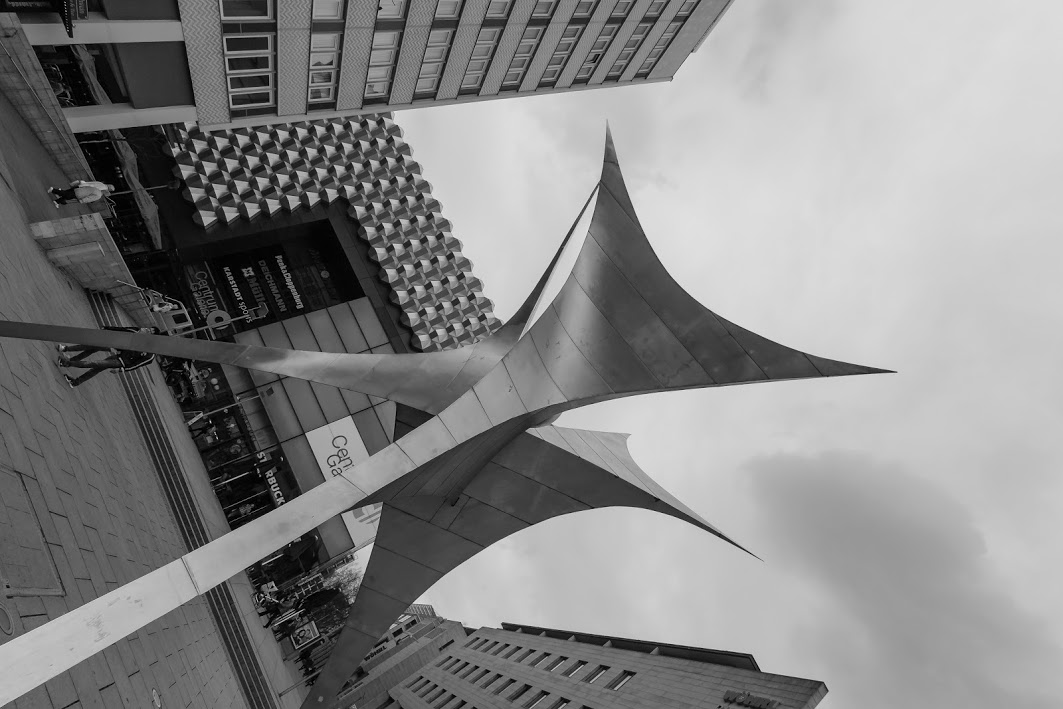
#> input picture src/data/IMG_6960.JPG, 1063 x 709 px
$ python mainV3.py
#> lines starting #> are read from the running program, lines starting #| are printed output that depends on the picture; after the words box and inside, x2 and y2 are one past the last pixel; in counts of white or black regions, pixels touching at a corner belong together
### src/RHMIcv/image.py
import os
import cv2
import numpy as np
from matplotlib import pyplot as plt

class Image:
    def __init__(self, image=None, variant=-1):
        if image is None:
            self.data = np.zeros((1, 1), int)
        elif isinstance(image, str) and os.path.isfile(image):
            self.load(image, variant)
        else:
            self.data = image
        self.K = np.identity(3)
        self.dist_coeffs = 0

    def set_data(self, image):
        self.data = image

    def load(self, image_path, variant=-1):
#> called with image_path = 'data/IMG_6960.JPG', variant = 0
        self.data = cv2.imread(image_path, variant)
#> self.data is the input picture: shape (709, 1063); min 0, max 230, mean 134.4
#> call 2 of load, with image_path = 'data/sobel_test.png', variant = 0
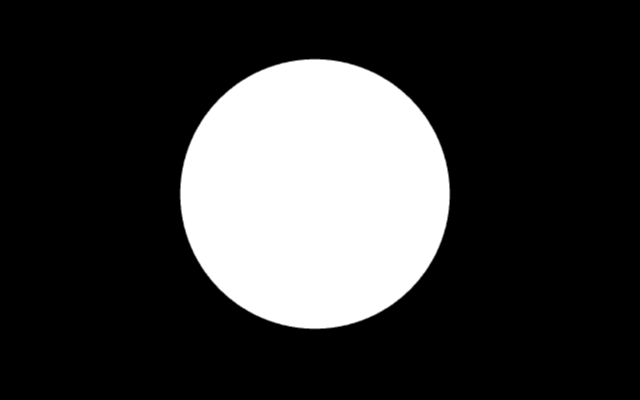
#> input picture src/data/sobel_test.png, 640 x 400 px
#> in load, self.data is the input picture: shape (400, 640); min 0, max 255, mean 56.8
#> call 3 of load, with image_path = 'data/muenzen.png', variant = -1
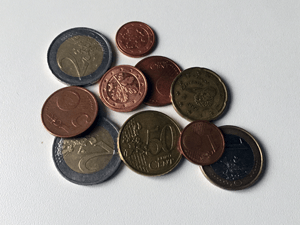
#> input picture src/data/muenzen.png, 300 x 225 px
#> in load, self.data is the input picture: shape (225, 300, 3); mean B, G, R 154.3, 157.3, 161.7
#> call 4 of load, with image_path = 'data/mika.png', variant = 0
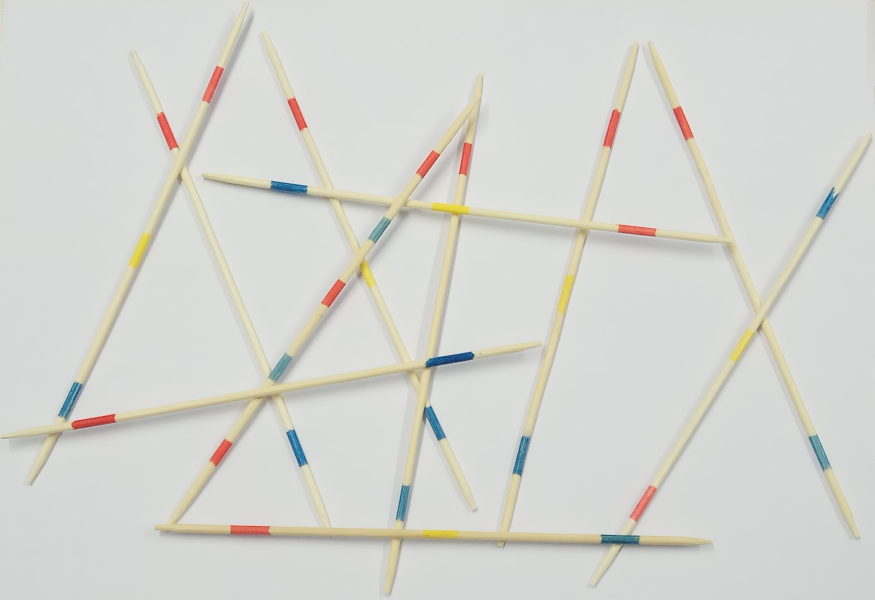
#> input picture src/data/mika.png, 1749 x 1199 px (shown at 1/2 size)
#> in load (call 4), `self.data = cv2.imread(image_path, variant)`:
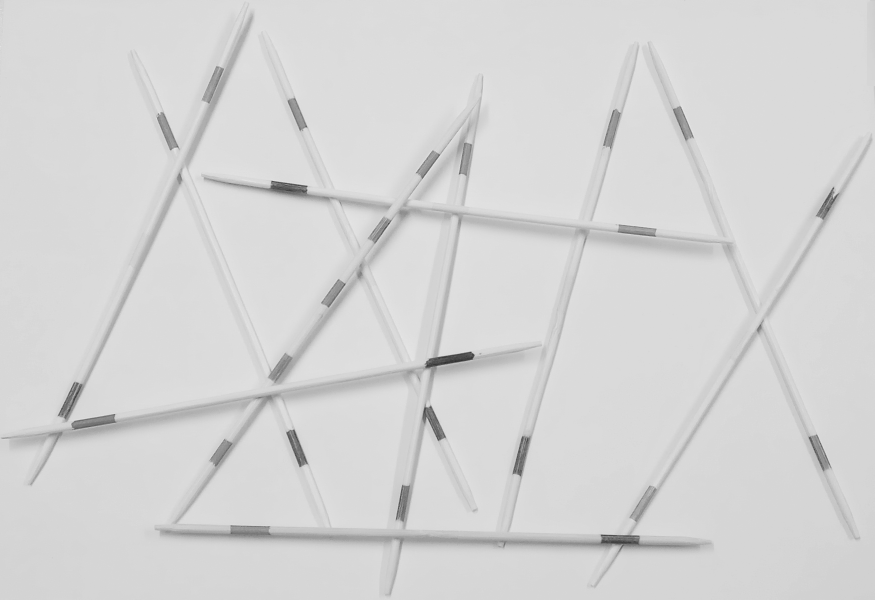
#> self.data: shape (1199, 1749) (shown at 1/2 size); min 39, max 237, mean 212.8

    def save(self, image_path):
        cv2.imwrite(image_path, self.data)

    def display(self, window_name="default", destroyable=True):
        cv2.imshow(window_name, self.data)
        if destroyable is True:
            cv2.waitKey(0)
            cv2.destroyWindow(window_name)

    # [65 lines left out: functions display_histogram, add_noise, not called in this run]

    def resize(self, height, width, interpolation=cv2.INTER_CUBIC):
        self.data = cv2.resize(self.data, (int(height), int(width)), interpolation)

    # [13 lines left out: functions rotate, get_array, not called in this run]

    def undistort(self, K, coeffs):
        # start ...
        print("Need to be implemented")

        # ... end

### src/RHMIcv/filter/canny_filter.py
import cv2

from RHMIcv.image import Image
from RHMIcv.filter.filter import FilterBase

class CannyFilter(FilterBase):
    def __init__(self):
        FilterBase.__init__(self)
        self.lower_bound = 0
        self.upper_bound = 0

    def set_parameter(self, lower_bound, upper_bound, kernel_size):
        self.lower_bound = lower_bound
        self.upper_bound = upper_bound
        self.kernel_size = kernel_size

    def filter(self, image):
        if image.data.size is 0:
            return image

        image_data = image.data.copy()
        # start ...

        # Setting parameter values
        #t_lower = 50  # Lower Threshold
        #t_upper = 150  # Upper threshold


        # Applying the Canny Edge filter
        output_image = cv2.Canny(image_data, self.lower_bound, self.upper_bound, apertureSize = self.kernel_size)
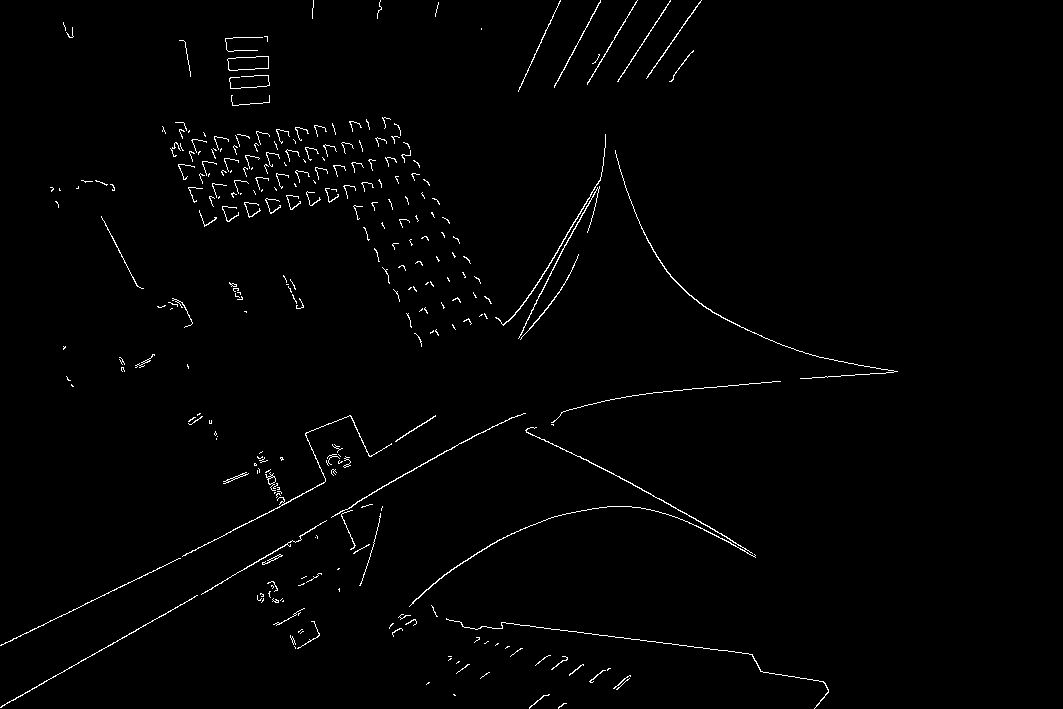
#> output_image: shape (709, 1063); 1.2% white in thin lines or dots, all inside (x1, y1, x2, y2) = (0, 0, 898, 709)

        # ... end

        return Image(output_image)

### src/RHMIcv/feature/hough_lines.py
import cv2
import math
import numpy as np

from RHMIcv.image import Image
from RHMIcv.feature.feature import FeatureBase

class HoughLinesDetector(FeatureBase):
    def __init__(self):
        FeatureBase.__init__(self)

    # [20 lines left out: function hough_lines_opencv, not called in this run]

    def hough_lines_self(self):
        if len(self.orig_img.data.shape) > 2:
            self.orig_img.data = cv2.cvtColor(self.orig_img.data, cv2.COLOR_BGR2GRAY)

        print("detecting lines by my self")
        accumulator, thetas, rhos = self.hough_lines_calc(self.orig_img.data)
        # start ...
        index = np.argmax(accumulator)

        rho = rhos[int(index / accumulator.shape[0])]
        theta = thetas[index % accumulator.shape[1]]

        pt1, pt2 = self.angles_to_points(rho, theta, 1000)

        # ... end
        c_dst = cv2.cvtColor(self.orig_img.data, cv2.COLOR_GRAY2BGR)
        cv2.line(c_dst, pt1, pt2, (0, 0, 255), 3, cv2.LINE_AA)
        return Image(c_dst)

    @staticmethod
    def hough_lines_calc(img):
        # start ...
        # Rho and Theta ranges
        thetas = np.deg2rad(np.arange(-90.0, 90.0))
        width, height = img.shape
        diag_len = np.ceil(np.sqrt(width * width + height * height))   # max_dist
        rhos = np.linspace(int(-diag_len), int(diag_len), int(diag_len * 2.0))

        # Cache some resuable values
        cos_t = np.cos(thetas)
        sin_t = np.sin(thetas)
        num_thetas = len(thetas)

        # Hough accumulator array of theta vs rho
        accumulator = np.zeros((int(2 * diag_len), int(num_thetas)), dtype=np.uint64)
        y_idxs, x_idxs = np.nonzero(img)  # (row, col) indexes to edges

        # Vote in the hough accumulator
        for i in range(len(x_idxs)):
            x = x_idxs[i]
            y = y_idxs[i]

            for t_idx in range(num_thetas):
                # Calculate rho. diag_len is added for a positive index
                rho = round(x * cos_t[t_idx] + y * sin_t[t_idx]) + diag_len
                accumulator[int(rho), int(t_idx)] += 1

        return accumulator, thetas, rhos

    @staticmethod
    def angles_to_points(rho, theta, length):
        # start ...
        y1 = rho * np.sin(theta)
        x1 = rho * np.cos(theta)

        nx = y1 / rho * length
        ny = -x1 / rho * length

        y2 = y1 + ny
        x2 = x1 + nx

        pt1 = (int(x1), int(y1))
        pt2 = (int(x2), int(y2))

        # ... end
        return pt1, pt2

### src/RHMIcv/filter/filter.py
import cv2
import numpy as np
import abc
from RHMIcv.image import Image

class FilterBase:
    def __init__(self, kernel_size=3):
        self.kernel_size = kernel_size

    # [4 lines left out: function filter, not called in this run]

### src/RHMIcv/trackbars/trackbar.py
import cv2

from RHMIcv.image import Image

class Trackbar:
    def __init__(self, filter_class, win_name="trackbar"):
        self.window_name = win_name
        self.filter_class = filter_class
        self.orig_img = Image()

    def set_image(self, input_image):
        self.orig_img = input_image

    def trackbar_setup(self, bar_name, on_trackbar_function, min_val=1, max_val=700):
        cv2.namedWindow(self.window_name, cv2.WINDOW_NORMAL)
        cv2.resizeWindow(self.window_name, self.orig_img.data.shape[1], self.orig_img.data.shape[0])
        cv2.createTrackbar(bar_name, self.window_name, min_val, max_val, on_trackbar_function)

### src/RHMIcv/feature/feature.py
from RHMIcv.image import Image

class FeatureBase:
    def __init__(self):
        self.orig_img = Image()

    def set_image(self, input_image):
        self.orig_img = input_image

### src/RHMIcv/feature/hough_circles.py
import cv2

import numpy as np

from RHMIcv.image import Image
from RHMIcv.feature.feature import FeatureBase

class HoughCirclesDetector(FeatureBase):
    def __init__(self):
        FeatureBase.__init__(self)
        self.threshold_1 = 50
        self.threshold_2 = 50
        self.min_rad = 100
        self.max_rad = 500

    # [37 lines left out: functions set_parameter, hough_circles, draw_circles, count_circles, not called in this run]

### src/RHMIcv/trackbars/trackbar_hough_circles.py
from RHMIcv.trackbars.trackbar import Trackbar

class HoughTrackbar(Trackbar):
    def __init__(self, filter_class, win_name="test"):
        Trackbar.__init__(self, filter_class, win_name)
        self.threshold_1 = 50
        self.threshold_2 = 50
        self.min_rad = 100
        self.max_rad = 500

    # [19 lines left out: functions execute_detector, on_trackbar_threshold_1, on_trackbar_threshold_2, not called in this run]

    def on_trackbar_min_radius(self, val):
        self.min_rad = val
        self.execute_detector()

    def on_trackbar_max_radius(self, val):
        self.max_rad = val
        self.execute_detector()

### src/RHMIcv/feature/harris_feature.py
import cv2

import numpy as np

from RHMIcv.image import Image
from RHMIcv.feature.feature import FeatureBase

class HarrisFeature(FeatureBase):
    def __init__(self):
        FeatureBase.__init__(self)

    def calc_keypoints(self, block_size=2, aperture_size=3, k=0.04):
        # start ...
        print("Need to be implemented")

        # ... end

    def refined_keypoints(self):
        # start ...
        print("Need to be implemented")

        # ... end

### src/mainV3.py
import numpy as np
import cv2

from RHMIcv import utils
from RHMIcv.image import Image

from RHMIcv.filter.sobel_filter import SobelFilter
from RHMIcv.filter.canny_filter import CannyFilter
from RHMIcv.trackbars.trackbar_canny import CannyTrackbar

from RHMIcv.feature.hough_lines import HoughLinesDetector
from RHMIcv.feature.hough_circles import HoughCirclesDetector
from RHMIcv.trackbars.trackbar_hough_circles import HoughTrackbar

from RHMIcv.feature.harris_feature import HarrisFeature
from RHMIcv.feature.orb_feature import ORBFeature

SOBEL = False
CANNY = False
HOUGH_CV = False
HOUGH_SELF = True
HOUGH_CIRCLE_DEMO = True
HARRIS = True
ORB = True
APPLICATION_EXAMPLE = False

def main():
    # load and show the image
    img_1 = Image("data/IMG_6960.JPG", cv2.IMREAD_GRAYSCALE)
    img_sobel = Image("data/sobel_test.png", cv2.IMREAD_GRAYSCALE)
    img_muenzen = Image("data/muenzen.png")
    img_mika = Image("data/mika.png", cv2.IMREAD_GRAYSCALE)
    img_1.display("original image")

    # first exercise: the sobel filter
    if SOBEL is True:
        # implement sobel filter for different directions
        sobel_filter = SobelFilter(3)  # initialize the filter

        sobel_filter.set_directions(1, 0)  # x, y
        sobel_x_img = sobel_filter.filter(img_1)

        sobel_filter.set_directions(0, 1)
        sobel_y_img = sobel_filter.filter(img_1)

        utils.display_images(sobel_x_img.data, sobel_y_img.data, "x / y")
        sobel_both_img = sobel_filter.filter_both_sides(img_sobel)
        sobel_both_img.display("sobel both")

    # second exercise: canny filter with trackbar
    if CANNY is True:
        canny_filter = CannyFilter()  # initialize the filter
        canny_img = canny_filter.filter(img_1)
        canny_img.display("canny")
        canny_img = canny_filter.filter(img_sobel)
        canny_img.display("canny")

        trackbar = CannyTrackbar(canny_filter)  # initialize the filter
        trackbar.set_image(img_1)  # change image to test canny filter
        trackbar.trackbar_setup("kernel", trackbar.on_trackbar_kernel)
        trackbar.trackbar_setup("lower", trackbar.on_trackbar_min)
        trackbar.trackbar_setup("upper", trackbar.on_trackbar_max)
        cv2.waitKey(0)

    # third exercise a): Hough Lines Detector with OpenCV
    if HOUGH_CV is True:
        canny_filter = CannyFilter()
        canny_filter.set_parameter(400, 600, 3)
        filtered_image = canny_filter.filter(img_1)
        filtered_image.display("Kanten vom Canny-Filter")

        # compute the lines and display them
        hough_lines = HoughLinesDetector()
        hough_lines.set_image(filtered_image)
        lines_image = hough_lines.hough_lines_opencv(150)
        lines_image.display("Hough Lines")

    # third exercise b): Hough Lines Detector by yourself
    if HOUGH_SELF is True:
        canny_filter = CannyFilter()
        canny_filter.set_parameter(400, 600, 3)
        filtered_image = canny_filter.filter(img_1)
        filtered_image.display("Kanten vom Canny-Filter")

        # compute the lines and display them
        hough_lines = HoughLinesDetector()
        hough_lines.set_image(filtered_image)
        lines_image = hough_lines.hough_lines_self()
        lines_image.display("Hough Lines Self")

    # fourth exercise: hough circle detection with trackbar
    if HOUGH_CIRCLE_DEMO is True:
        hough_circles = HoughCirclesDetector()
        trackbar = HoughTrackbar(hough_circles)

        trackbar.set_image(img_muenzen)
        trackbar.trackbar_setup("threshold_1", trackbar.on_trackbar_threshold_1)
        trackbar.trackbar_setup("threshold_2", trackbar.on_trackbar_threshold_2)
        trackbar.trackbar_setup("min_rad", trackbar.on_trackbar_min_radius)
        trackbar.trackbar_setup("max_rad", trackbar.on_trackbar_max_radius)
        cv2.waitKey(0)

    if HARRIS is True:
        harris_detector = HarrisFeature()
        harris_detector.set_image(img_1)
        harris_corners = harris_detector.calc_keypoints()
#> (the run stopped early here; a loop or call above may not have finished)
